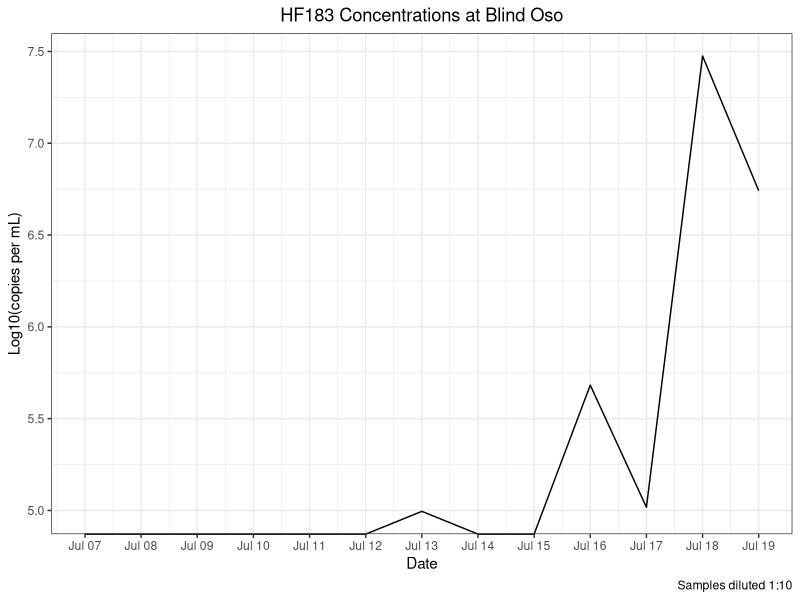
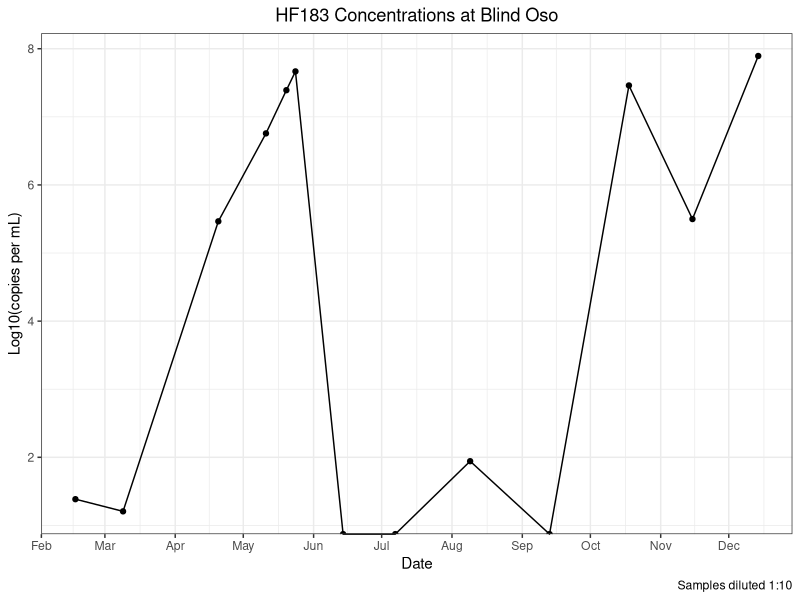

Source code (R) for these figures, in order:
## ---- chunk 1
library(here)
library(tidyverse)
## ---- chunk 2
bo<- read_csv(here("data", "processed_data", "qpcr", "hf183", "bo_hf183.csv"))
## ---- chunk 3
daily<-
  bo %>%
  filter(type %in% "Daily")

monthly<-
  bo %>%
  filter(type %in% "Monthly" |
           date %in% as.Date('2022-07-07'))
## ---- chunk 4
daily %>%
  ggplot() + 
  geom_line(
    aes(x = date, 
        y = log10(hf_copies_mL)))+
  scale_x_date(date_breaks= "1 day", date_labels = "%b %d")+
  theme_bw() +
  labs(x = "Date",
       y = "Log10(copies per mL)",
       title = "HF183 Concentrations at Blind Oso",
       caption = "Samples diluted 1:10")+
  theme(plot.title = element_text(hjust = 0.5))
## ---- chunk 5
monthly %>%
  ggplot() + 
  geom_line(
    aes(x = date, 
        y = log10(hf_copies_mL))) +
  geom_point(
    aes(x = date, 
        y = log10(hf_copies_mL)))+
   scale_x_date(date_breaks="1 month", date_labels="%b") +
  theme_bw() + 
  labs(x = "Date", 
       y = "Log10(copies per mL)",
       title = "HF183 Concentrations at Blind Oso",
       caption = "Samples diluted 1:10")+
  theme(plot.title = element_text(hjust = 0.5))
   
